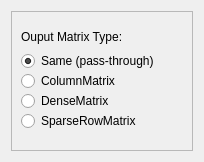
<?xml version="1.0" encoding="UTF-8"?>
<ui version="4.0">
 <class>ConvertMatrixType</class>
 <widget class="QDialog" name="ConvertMatrixType">
  <property name="geometry">
   <rect>
    <x>0</x>
    <y>0</y>
    <width>204</width>
    <height>162</height>
   </rect>
  </property>
  <property name="windowTitle">
   <string>Dialog</string>
  </property>
  <layout class="QGridLayout" name="gridLayout">
   <item row="0" column="0">
    <widget class="QFrame" name="frame">
     <property name="frameShape">
      <enum>QFrame::StyledPanel</enum>
     </property>
     <property name="frameShadow">
      <enum>QFrame::Raised</enum>
     </property>
     <widget class="QLabel" name="label_5">
      <property name="geometry">
       <rect>
        <x>10</x>
        <y>10</y>
        <width>355</width>
        <height>31</height>
       </rect>
      </property>
      <property name="text">
       <string>Ouput Matrix Type:</string>
      </property>
     </widget>
     <widget class="QRadioButton" name="PassThrough_">
      <property name="enabled">
       <bool>true</bool>
      </property>
      <property name="geometry">
       <rect>
        <x>10</x>
        <y>40</y>
        <width>357</width>
        <height>20</height>
       </rect>
      </property>
      <property name="text">
       <string>Same (pass-through)</string>
      </property>
      <property name="checkable">
       <bool>true</bool>
      </property>
      <property name="checked">
       <bool>true</bool>
      </property>
     </widget>
     <widget class="QRadioButton" name="Convert2ColumnMatrix_">
      <property name="geometry">
       <rect>
        <x>10</x>
        <y>60</y>
        <width>357</width>
        <height>20</height>
       </rect>
      </property>
      <property name="text">
       <string>ColumnMatrix</string>
      </property>
      <property name="checkable">
       <bool>true</bool>
      </property>
     </widget>
     <widget class="QRadioButton" name="Convert2DenseMatrix_">
      <property name="geometry">
       <rect>
        <x>10</x>
        <y>80</y>
        <width>357</width>
        <height>20</height>
       </rect>
      </property>
      <property name="text">
       <string>DenseMatrix</string>
      </property>
      <property name="checkable">
       <bool>true</bool>
      </property>
     </widget>
     <widget class="QRadioButton" name="Convert2SparseRowMatrix_">
      <property name="geometry">
       <rect>
        <x>10</x>
        <y>100</y>
        <width>357</width>
        <height>20</height>
       </rect>
      </property>
      <property name="text">
       <string>SparseRowMatrix</string>
      </property>
      <property name="checkable">
       <bool>true</bool>
      </property>
     </widget>
    </widget>
   </item>
  </layout>
 </widget>
 <resources/>
 <connections/>
</ui>
